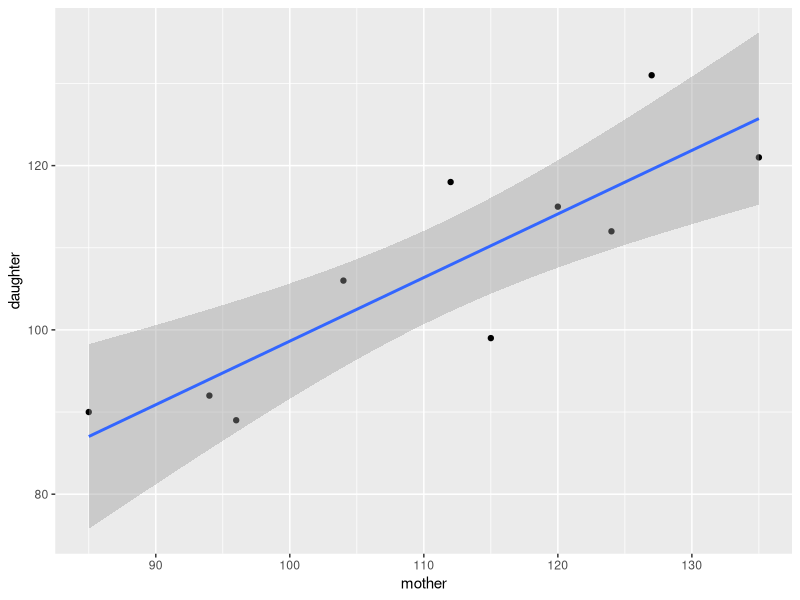

Write the R code that produced this figure.
## ---- chunk 1
library(dplyr)
dataset = data.frame("mother" = c(135, 127, 124, 120, 115, 112, 104, 96, 94, 85), "daughter" = c(121, 131, 112, 115, 99, 118, 106, 89, 92, 90))
dataset = tibble(dataset)
dataset
## ---- chunk 2
dataset |> summary()
## ---- chunk 3
sqrt(var(dataset)[2, 2]*length(dataset)/(length(dataset)-1))
## ---- chunk 4
sum = 0
for (i in 1:10){
  sum = sum + (dataset$mother[i] - mean(dataset$mother)) * (dataset$daughter[i]-mean(dataset$daughter))
}
 rho = sum/(9 * sqrt(var(dataset))[1, 1] * sqrt(var(dataset))[2,2])
 rho
## ---- chunk 5
sum = 0
for (i in 1:10){
  sum = sum + (dataset$mother[i] - mean(dataset$mother)) * (dataset$daughter[i]-mean(dataset$daughter))
}
sum1 = 0
for (i in 1:10){
  sum1 = sum1 + ((dataset$mother[i] - mean(dataset$mother)) ^ 2)
}
rho * sum / sum1
## ---- chunk 6
library(ggplot2)
ggplot(data = dataset, mapping = aes(x = mother, y = daughter)) + geom_point() + geom_smooth(method = "lm")
## ---- chunk 7
lm(daughter~mother, data=dataset)
